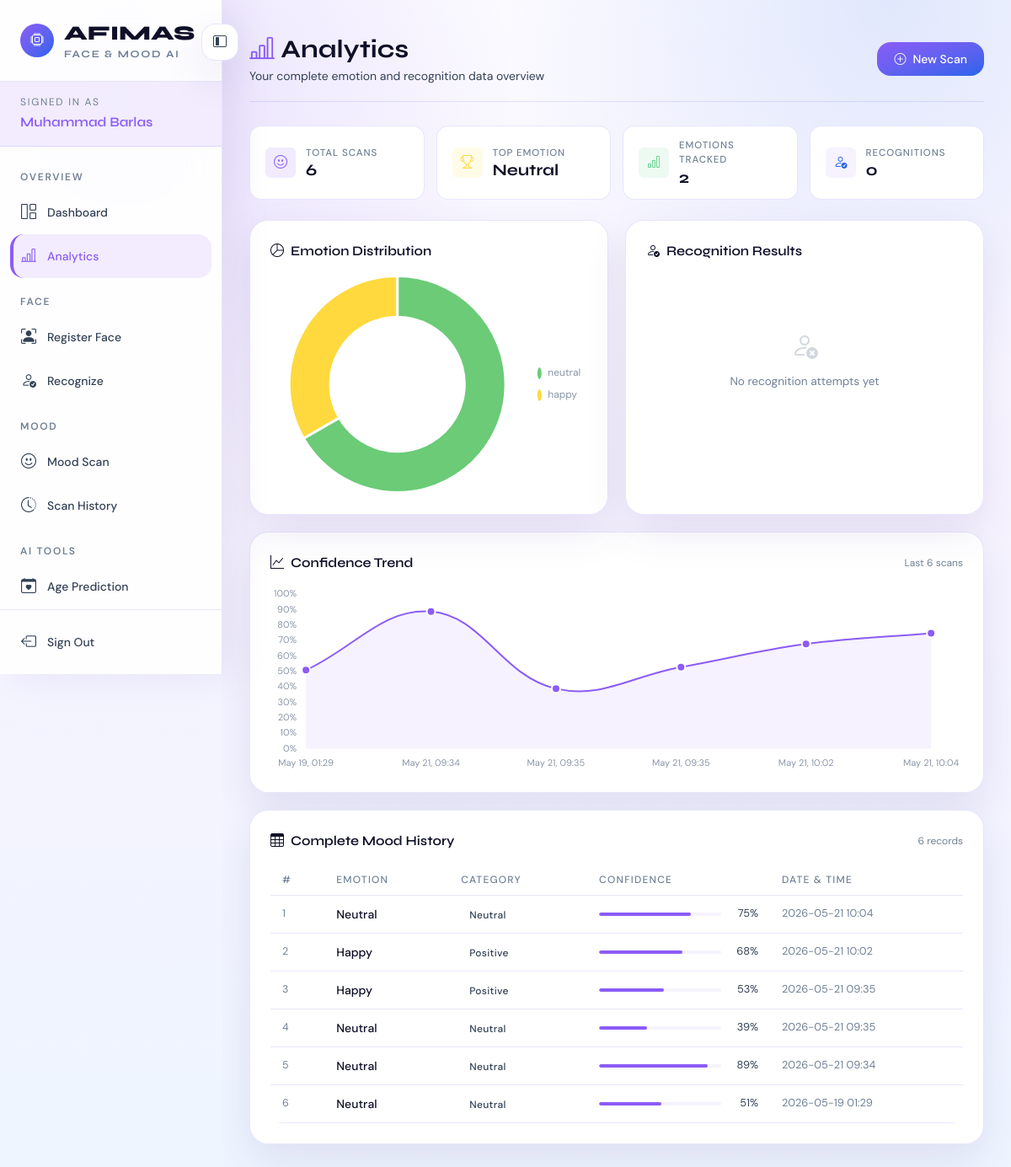
/dashboard/analytics (signed in), run on an earlier commit of the app's database.
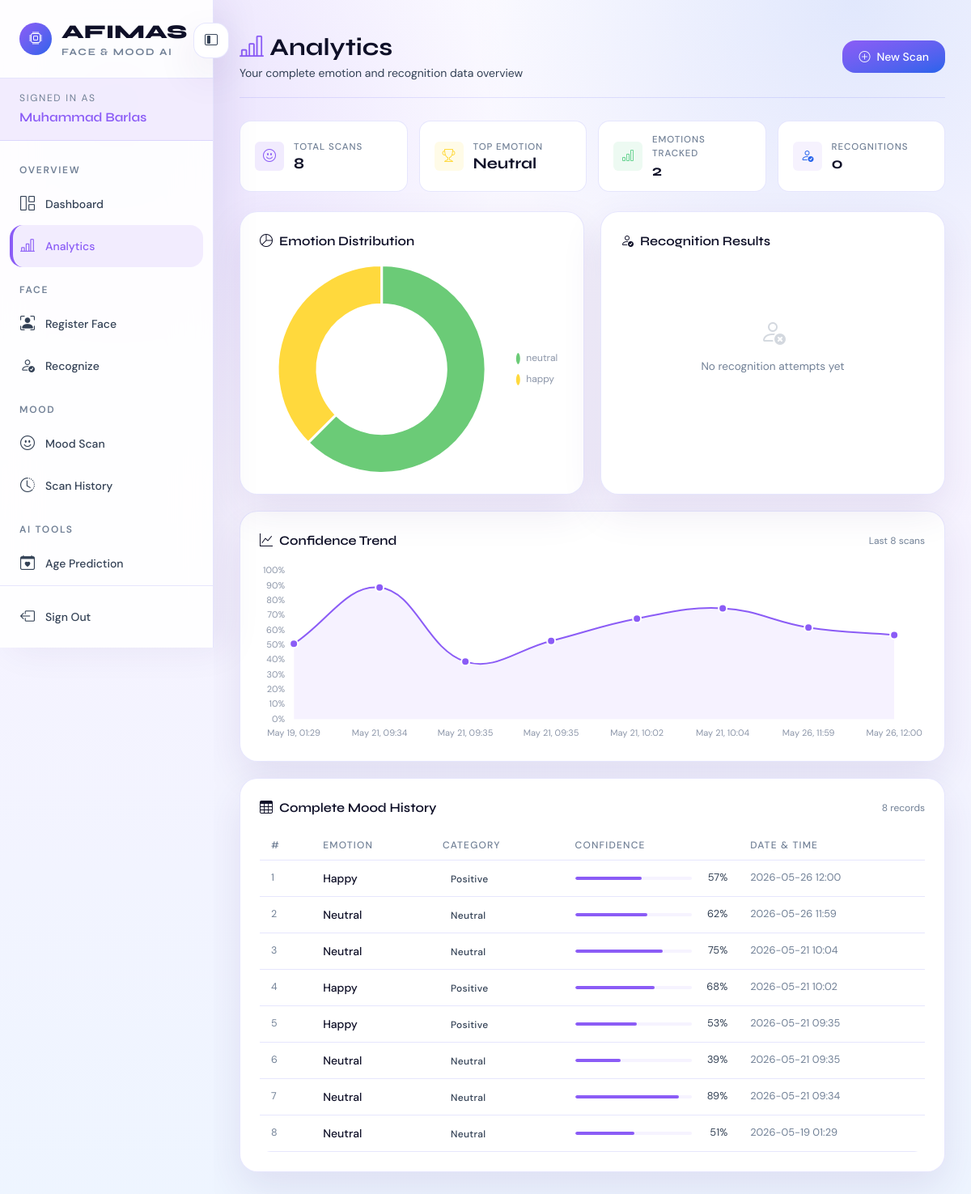
And on a later commit of the database.
### tables this page shows
CREATE TABLE mood_logs (
            id               INTEGER PRIMARY KEY AUTOINCREMENT,
            user_id          INTEGER NOT NULL,
            dominant_emotion TEXT    NOT NULL,
            confidence       REAL    NOT NULL,
            mood_category    TEXT,
            all_scores_json  TEXT,
            image_path       TEXT,
            created_at       TIMESTAMP DEFAULT CURRENT_TIMESTAMP,
            FOREIGN KEY (user_id) REFERENCES users(id)
        );

### routes/dashboard_routes.py (the view)
@bp.route("/analytics", methods=["GET"])
@login_required
def analytics():
    user_id = session["user_id"]
    user    = get_current_user()
    analytics = get_analytics_data(user_id)
    return render_template(
        "dashboard/analytics.html",
        user      = user,
        analytics = analytics
    )

### database.py (called while the page is built)
def get_db_connection():
    conn = sqlite3.connect(Config.DATABASE_PATH)
    conn.row_factory = sqlite3.Row  # Access columns by name
    return conn

### repositories/mood_repo.py (called while the page is built)
def get_mood_logs_by_user(user_id):
    conn = get_db_connection()
    rows = conn.execute(
        """
        SELECT id, user_id, dominant_emotion, confidence,
               mood_category, all_scores_json, image_path, created_at
        FROM mood_logs
        WHERE user_id = ?
        ORDER BY created_at DESC
        """,
        (user_id,)
    ).fetchall()
    conn.close()
    logs = []
    for row in rows:
        log = dict(row)
        if log["all_scores_json"]:
            log["all_scores"] = json.loads(log["all_scores_json"])
        else:
            log["all_scores"] = {}
        logs.append(log)
    return logs

def get_total_scans(user_id):
    conn = get_db_connection()
    result = conn.execute(
        "SELECT COUNT(*) as total FROM mood_logs WHERE user_id = ?",
        (user_id,)
    ).fetchone()
    conn.close()
    return result["total"] if result else 0

### services/auth_service.py (called while the page is built)
def get_current_user():
    user_id = session.get("user_id")  # Get ID stored during login
    if not user_id:
        return None
    return get_user_by_id(user_id)

### templates/dashboard/analytics.html (shortened to what the changed rows need)
{% extends "base.html" %}
{% block content %}
<div class="stats-strip">
    <div class="strip-item">
        <div>
            <div class="strip-label">Total Scans</div>
            <div class="strip-value">{{ analytics.total_scans }}</div>
        </div>
    </div>
</div>
<div class="charts-grid">
    <div class="af-card">
        {% if analytics['mood_chart']['values'] %}
        <div class="chart-wrap">
            <canvas id="moodPieChart"></canvas>
        </div>
        {% else %}
        <div class="no-data">
            <i class="bi bi-pie-chart"></i>
            <p>No mood scans yet</p>
        </div>
        {% endif %}
    </div>
</div>
<div class="af-card" style="margin-bottom:20px;">
    <div class="af-card-title">
        <i class="bi bi-graph-up"></i> Confidence Trend
        <span style="font-size:0.75rem;color:var(--text-muted);font-weight:400;margin-left:auto;font-family:var(--font-body);">
            Last {{ analytics['mood_trend']['dates'] | length }} scans
        </span>
    </div>
    {% if analytics['mood_trend']['dates'] %}
    <div style="position:relative; height:220px;">
        <canvas id="trendChart"></canvas>
    </div>
    {% else %}
    <div class="no-data">
        <i class="bi bi-graph-up"></i>
        <p>Run at least 2 mood scans to see your trend</p>
    </div>
    {% endif %}
</div>
<div class="af-card">
    <div class="af-card-title">
        <i class="bi bi-table"></i> Complete Mood History
        <span style="font-size:0.75rem;color:var(--text-muted);font-weight:400;margin-left:auto;font-family:var(--font-body);">
            {{ analytics.full_mood_logs | length }} records
        </span>
    </div>
    {% if analytics.full_mood_logs %}
    <div class="table-wrap">
        <table class="af-table">
            <thead>
                <tr>
                    <th>#</th>
                    <th>Emotion</th>
                    <th>Category</th>
                    <th>Confidence</th>
                    <th>Date & Time</th>
                </tr>
            </thead>
            <tbody>
                {% for log in analytics.full_mood_logs %}
                <tr>
                    <td style="color:var(--text-muted); font-size:0.78rem;">{{ loop.index }}</td>
                    <td>
                        <span style="text-transform:capitalize; font-weight:500; color:var(--text-primary);">
                            {{ log.dominant_emotion }}
                        </span>
                    </td>
                    <td>
                        <span class="badge-af badge-af
                            {% if log.mood_category == 'Positive' %}badge-positive
                            {% elif log.mood_category == 'Negative' %}badge-negative
                            {% else %}badge-neutral{% endif %}">
                            {{ log.mood_category or '—' }}
                        </span>
                    </td>
                    <td>
                        <div style="display:flex; align-items:center; gap:8px;">
                            <div style="flex:1;background:var(--bg-base);border-radius:100px;height:4px;overflow:hidden;min-width:60px;">
                                <div style="height:100%;border-radius:100px;
                                            width:{{ "%.0f"|format(log.confidence * 100) }}%;
                                            background:var(--accent);"></div>
                            </div>
                            <span style="font-size:0.8rem;color:var(--text-secondary);width:36px;text-align:right;">
                                {{ "%.0f"|format(log.confidence * 100) }}%
                            </span>
                        </div>
                    </td>
                    <td style="font-size:0.8rem; color:var(--text-muted);">
                        {{ log.created_at[:16] if log.created_at else '—' }}
                    </td>
                </tr>
                {% endfor %}
            </tbody>
        </table>
    </div>
    {% endif %}
</div>
{% endblock %}

What changed in the data, as far as the page shows it:
added mood_logs: dominant_emotion "Happy", mood_category "Positive", log.confidence*100 "57", created_at "2026-05-26 12:00"
added mood_logs: dominant_emotion "Neutral", mood_category "Neutral", log.confidence*100 "62", created_at "2026-05-26 11:59"
Also different on the page:
{{ analytics.total_scans }}: "6" → "8"
chart data {{ analytics['mood_chart']['values']  | tojson }}: [4, 2] → [5, 3]
{{ analytics['mood_trend']['dates'] | length }}: "6" → "8"
{{ analytics.full_mood_logs | length }}: "6" → "8"
